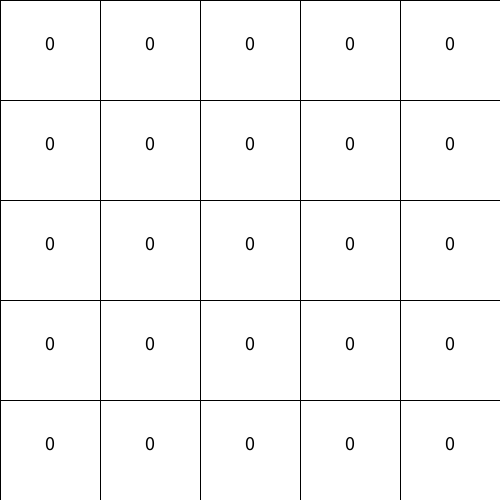
Frame 1 (no input)
Frame 60 (the mouse pressed at the canvas centre just before this capture): identical to frame 1, image omitted
Frame 120 (the mouse held since frame 60 and released just before this capture): identical to frame 1, image omitted

The Processing sketch that drew this single still picture (run headless with seeded random() and noise(); from frame 60 on, the mouse is pressed at the canvas centre):

// Processing sketch: ej17c_grillaNumeros_sinArreglos
// ── ej17c_grillaNumeros_sinArreglos.pde

// EJERCICIO EN CLASE - Parte 1
// a. Armar una grilla de 5 filas y 5 columnas (con for anidado).
// b. Cada celda debe mostrar el número 0 (con la función text).

int cant = 5;
int tamCelda;

void setup() {
  size(500, 500);
  textSize(20);
  textAlign(CENTER);
  tamCelda = width/ cant;
}

//Nayla Aguilar
/*
void draw() {
  for (int x = 0; x < cant; x++) {
    for (int y = 0; y < cant; y++) {
      fill(255);
      square(x*tamCelda, y*tamCelda, tamCelda);
      fill(0);
      text("0", x*tamCelda+50, y*tamCelda+50);
    }
  }
}
*/

//Agustina Gil Tudor
void draw(){
  for (int x=0; x<width; x+=100) {
    for (int y=0; y<height; y+=100) {
      fill(255);
      rect(x, y, 100, 100);
      fill(0);
      textSize(20);  //idealmente en el setup
      text("0", x+50, y+50);
    }
  }

}
